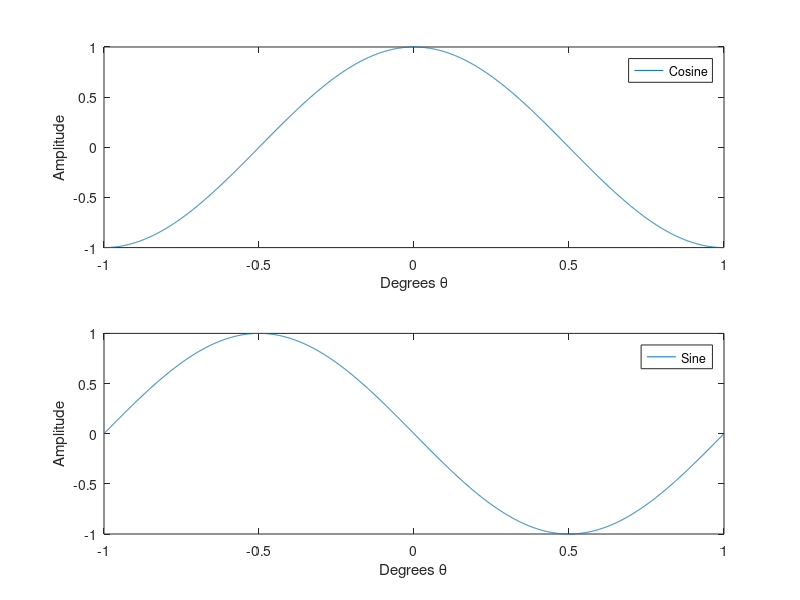

Source code (MATLAB):
o = -1:0.001:1;
z = exp(-1i*pi*o);

figure('Color','w');
subplot(211)
plot(o,real(z))
legend('Cosine')
xlabel('Degrees \theta')
ylabel('Amplitude')

subplot(212)
plot(o,imag(z))
legend('Sine')
xlabel('Degrees \theta')
ylabel('Amplitude')

print('FormattedPlot.png','-dpng','-r0')
